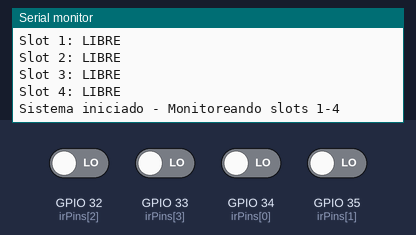
Simulated run of this sketch. Board: ESP32. Parts: the last lines printed to the serial monitor. The inputs (shaded band) are chosen by the test bench; at power-on: GPIO 32 (irPins[2]), GPIO 33 (irPins[3]), GPIO 34 (irPins[0]), GPIO 35 (irPins[1]) LOW. WiFi joins after 1.5 s; servers stay silent unless stated; uploads are accepted with an empty reply.

Above: at 4.8 s.
4.9 s: GPIO 32 (irPins[2]) driven HIGH
At 6.3 s:
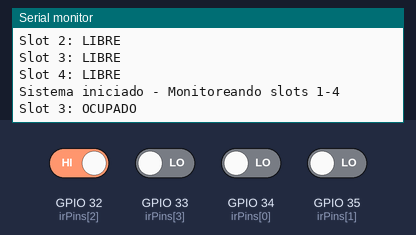
6.9 s: GPIO 33 (irPins[3]) driven HIGH
At 7.9 s:
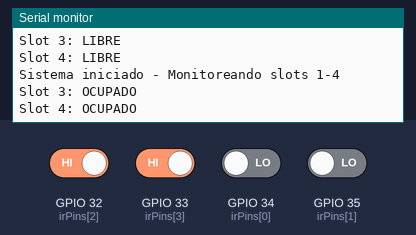
8.4 s: GPIO 34 (irPins[0]) driven HIGH
At 9.7 s:
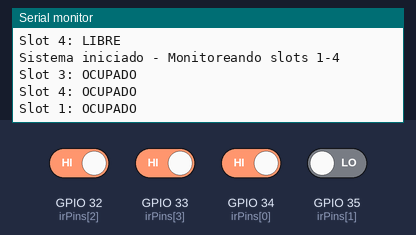
9.9 s: GPIO 35 (irPins[1]) driven HIGH
At 11.5 s:
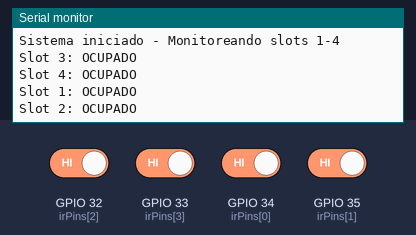
Timing chart, 0 to 12.4 s (numbered marks = the images above; inputs shaded):
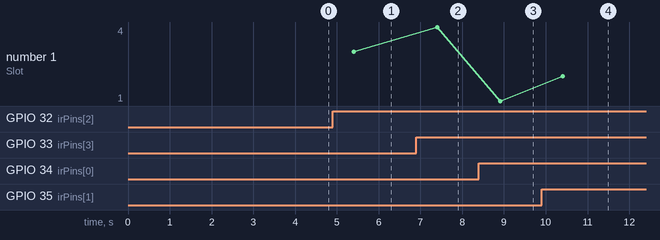

The sketch:

esp32_ir_4_slots.ino
```cpp
#include <WiFi.h>
#include <HTTPClient.h>

// Configuración WiFi
const char* ssid = "PARQUEO-32";
const char* password = "Esp32cam";

// Configuración del servidor
const char* serverURL = "http://192.168.88.5:3000";

// Pines de los sensores IR para slots 1-4
const int irPins[4] = {34, 35, 32, 33};  // Pines GPIO para slots 1, 2, 3, 4
const int numSlots = 4;

// Variables de estado para cada slot
bool lastStates[4] = {false, false, false, false};
unsigned long lastSendTimes[4] = {0, 0, 0, 0};
int stableCounts[4] = {0, 0, 0, 0};

// Configuración de timing
const unsigned long sendInterval = 2000;    // 2 segundos entre envíos
const unsigned long debounceDelay = 300;    // 300ms de debounce
const int requiredStable = 3;               // 3 lecturas estables

void setup() {
  Serial.begin(115200);

  // Configurar pines como entrada
  for (int i = 0; i < numSlots; i++) {
    pinMode(irPins[i], INPUT);
  }

  // Conectar WiFi
  WiFi.begin(ssid, password);
  while (WiFi.status() != WL_CONNECTED) {
    delay(500);
  }

  Serial.println("WiFi conectado");
  Serial.println("IP: " + WiFi.localIP().toString());

  // Leer estados iniciales
  delay(500);
  for (int i = 0; i < numSlots; i++) {
    bool initialState = digitalRead(irPins[i]) == HIGH;
    lastStates[i] = initialState;

    // Enviar estado inicial de cada slot
    sendUpdate(i + 1, initialState);
    delay(200);  // Pequeña pausa entre envíos
  }

  Serial.println("Sistema iniciado - Monitoreando slots 1-4");
}

void loop() {
  unsigned long currentTime = millis();

  // Revisar cada sensor
  for (int i = 0; i < numSlots; i++) {
    bool currentState = digitalRead(irPins[i]) == HIGH;
    int slotId = i + 1;

    // Verificar estabilidad de la lectura
    if (currentState == lastStates[i]) {
      stableCounts[i]++;
    } else {
      stableCounts[i] = 0;
    }

    // Si hay cambio y ha pasado suficiente tiempo
    if (stableCounts[i] == 0 &&
        currentTime - lastSendTimes[i] > sendInterval) {

      // Esperar debounce
      delay(debounceDelay);

      // Verificar nuevamente después del debounce
      bool confirmedState = digitalRead(irPins[i]) == HIGH;

      if (confirmedState != lastStates[i]) {
        if (sendUpdate(slotId, confirmedState)) {
          lastStates[i] = confirmedState;
          lastSendTimes[i] = currentTime;
        }
      }
    }
  }

  delay(100);
}

bool sendUpdate(int slot, bool occupied) {
  if (WiFi.status() != WL_CONNECTED) {
    return false;
  }

  HTTPClient http;
  String endpoint = String(serverURL) + "/api/slot/" + String(slot);

  http.begin(endpoint);
  http.addHeader("Content-Type", "application/json");
  http.setTimeout(5000);

  String payload = "{\"occupied\":" + String(occupied ? "true" : "false") + "}";

  int responseCode = http.POST(payload);
  bool success = (responseCode >= 200 && responseCode < 300);

  if (success) {
    Serial.println("Slot " + String(slot) + ": " + (occupied ? "OCUPADO" : "LIBRE"));
  }

  http.end();
  return success;
}
```

Measured:
- after the input at 4.9 s, the serial monitor: prints a new line after 0.51 s (image 1)
- after the input at 6.9 s, the serial monitor: prints a new line after 0.51 s (image 2)
- after the input at 8.4 s, the serial monitor: prints a new line after 0.51 s (image 3)
- after the input at 9.9 s, the serial monitor: prints a new line after 0.51 s (image 4)
- plotted number 1: 3 → 4 after the input at 6.9 s, 4 → 1 after the input at 8.4 s, 1 → 2 after the input at 9.9 s
